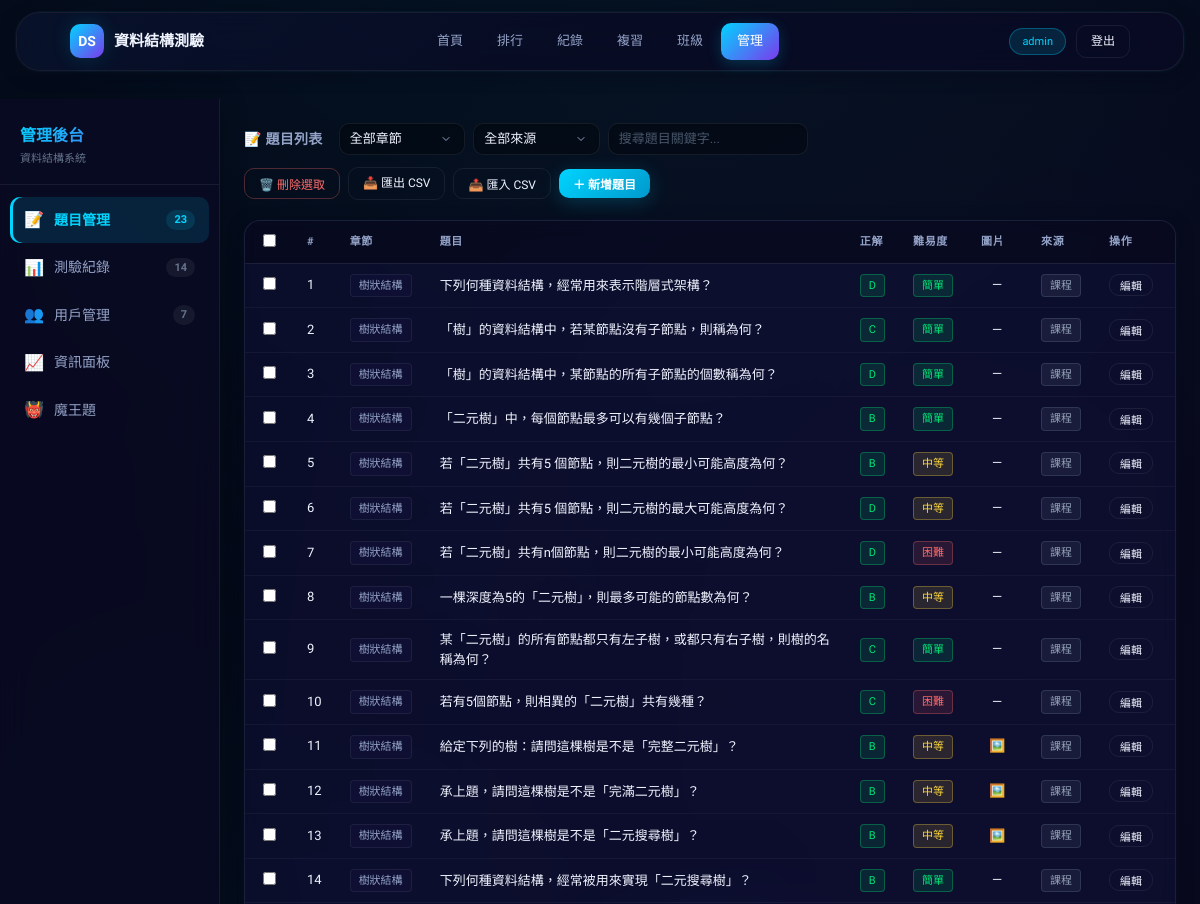
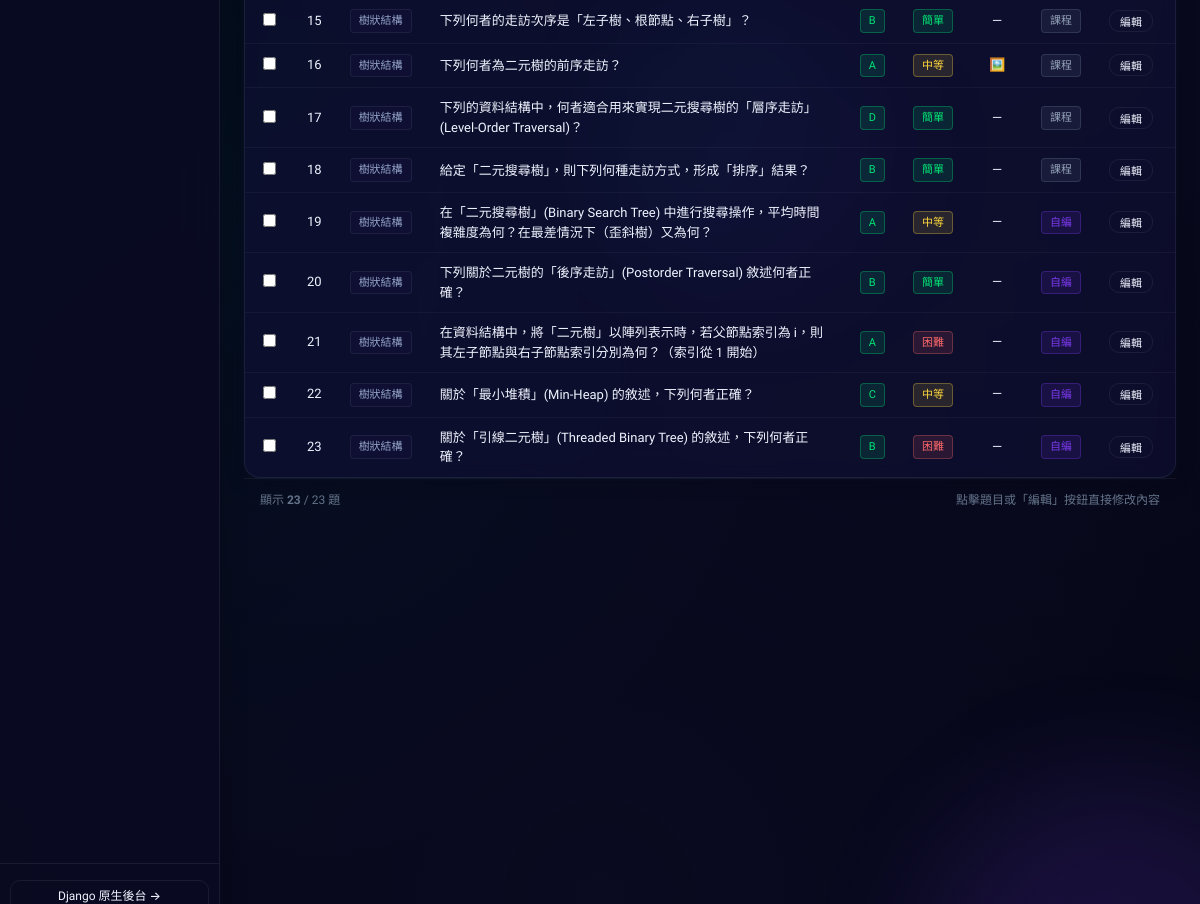
Page /admin-panel/ (signed in) on the committed database (2 pictures, top to bottom).
### quiz_app/models.py (models this page shows, shortened)
class User(AbstractUser):
    nickname = models.CharField(max_length=50, blank=True, verbose_name='暱稱')
    student_class = models.CharField(max_length=50, blank=True, null=True, verbose_name='班級')
    is_teacher = models.BooleanField(default=False, verbose_name='教師身分')
    class Meta:
        verbose_name = '使用者'
        verbose_name_plural = '使用者'

class Question(models.Model):
    DIFFICULTY_CHOICES = [
        ('easy', '簡單'),
        ('medium', '中等'),
        ('hard', '困難'),
    ]
    chapter = models.CharField(max_length=50, verbose_name='章節')
    question_number = models.IntegerField(verbose_name='題號')
    question_text = models.TextField(verbose_name='題目')
    question_image = models.ImageField(
        upload_to='quiz_app/images/',
        blank=True,
        null=True,
        verbose_name='題目圖片'
    )
    option_a = models.CharField(max_length=500, verbose_name='選項A')
    option_b = models.CharField(max_length=500, verbose_name='選項B')
    option_c = models.CharField(max_length=500, verbose_name='選項C')
    option_d = models.CharField(max_length=500, blank=True, null=True, verbose_name='選項D')
    option_e = models.CharField(max_length=500, blank=True, null=True, verbose_name='選項E')
    correct_answer = models.CharField(max_length=1, verbose_name='正確答案')
    difficulty = models.CharField(
        max_length=10,
        choices=DIFFICULTY_CHOICES,
        default='medium',
        verbose_name='難易度'
    )
    sequence_group = models.CharField(
        max_length=50,
        blank=True,
        null=True,
        verbose_name='連貫題組別',
        help_text='同一組別的題目會保持順序'
    )
    is_new = models.BooleanField(default=False, verbose_name='自編題目')
    source_note = models.CharField(
        max_length=200, blank=True, verbose_name='題目來源',
        help_text='若為自編題目，請註明來源或設計說明'
    )
    explanation = models.TextField(
        blank=True, verbose_name='題目詳解',
        help_text='作答後顯示的詳細解析，說明為什麼正確答案是對的'
    )
    error_count = models.IntegerField(default=0, verbose_name='累計錯誤次數')
    total_attempt_count = models.IntegerField(default=0, verbose_name='累計答題次數')
    class Meta:
        verbose_name = '題目'
        verbose_name_plural = '題目'
        unique_together = ['chapter', 'question_number']
        ordering = ['chapter', 'question_number']

### quiz_app/views.py (the view)
# urls.py: path('admin-panel/', views.admin_panel, name='admin_panel'),
def admin_panel(request):
    if not request.user.is_authenticated or not request.user.is_staff:
        messages.error(request, '你不是管理員')
        return redirect('home')
    raw_chapters = list(Question.objects.values_list('chapter', flat=True))
    unique_chapters = sorted(set(raw_chapters))
    total_questions = Question.objects.count()
    new_questions = Question.objects.filter(is_new=True).count()
    total_users = User.objects.count()
    total_records = QuizRecord.objects.count()
    chapters_data = []
    for ch in unique_chapters:
        count = Question.objects.filter(chapter=ch).count()
        chapters_data.append({
            'chapter': ch,
            'count': count,
        })
    questions = []
    for q in Question.objects.all().order_by('question_number'):
        questions.append({
            'id': q.id,
            'chapter': q.chapter,
            'number': q.question_number,
            'text': q.question_text[:80] + '...' if len(q.question_text) > 80 else q.question_text,
            'option_a': q.option_a[:30] + '...' if q.option_a and len(q.option_a) > 30 else (q.option_a or ''),
            'option_b': q.option_b[:30] + '...' if q.option_b and len(q.option_b) > 30 else (q.option_b or ''),
            'option_c': q.option_c[:30] + '...' if q.option_c and len(q.option_c) > 30 else (q.option_c or ''),
            'option_d': q.option_d[:30] + '...' if q.option_d and len(q.option_d) > 30 else (q.option_d or ''),
            'option_e': q.option_e[:30] + '...' if q.option_e and len(q.option_e) > 30 else (q.option_e or ''),
            'correct_answer': q.correct_answer,
            'difficulty': q.get_difficulty_display(),
            'is_new': q.is_new,
            'has_image': bool(q.question_image),
        })
    records = QuizRecord.objects.all().order_by('-created_at')[:20]
    records_data = []
    for r in records:
        records_data.append({
            'id': r.id,
            'user': str(r.user.nickname or r.user.username),
            'chapter': r.chapter,
            'score': r.score,
            'correct_count': r.correct_count,
            'total': r.total_questions,
            'time_spent': r.time_spent,
            'is_sr': r.is_sr,
            'date': r.created_at.strftime('%m/%d %H:%M'),
        })
    class_list = (
        User.objects
        .filter(student_class__isnull=False)
        .exclude(student_class='')
        .values('student_class')
        .annotate(count=models.Count('id'))
        .order_by('student_class')
    )
    info_users = User.objects.all().order_by('username').values('id', 'username', 'nickname')
    info_questions = Question.objects.all().order_by('chapter', 'question_number').values('id', 'chapter', 'question_number', 'question_text')
    return render(request, 'quiz_app/admin_panel.html', {
        'chapters': chapters_data,
        'questions': questions,
        'records': records_data,
        'users': User.objects.all().order_by('username'),
        'total_questions': total_questions,
        'new_questions': new_questions,
        'total_users': total_users,
        'total_records': total_records,
        'class_list': class_list,
        'info_users': info_users,
        'info_questions': info_questions,
    })

### quiz_app/templates/quiz_app/admin_panel.html (shortened to what this page needs)
<!DOCTYPE html>
<html lang="zh-Hant">
<head>
  {% load static %}
  <link rel="stylesheet" href="{% static 'quiz_app/css/style.css' %}"/>
</head>
<body>
  <div class="stars">
  </div>
  <div class="floating-orb"></div>
  <div class="floating-orb"></div>
<div class="app">
  <header class="header">
    <div class="header-inner">
      <a class="brand" href="{% url 'home' %}">
        <span class="brand-icon">DS</span>
        <span>資料結構測驗</span>
      </a>
      <nav class="nav" id="main-nav">
        <a class="nav-link" href="{% url 'home' %}">首頁</a>
        <a class="nav-link" href="{% url 'leaderboard' %}">排行</a>
        <a class="nav-link" href="{% url 'quiz_records' %}">紀錄</a>
        <a class="nav-link" href="{% url 'wrong_answers' %}">複習</a>
        {% if user.is_authenticated and user.is_teacher %}
        <a class="nav-link" href="{% url 'classroom_list' %}">班級</a>
        {% elif user.is_authenticated %}
        <a class="nav-link" href="{% url 'classroom_my' %}">班級</a>
        {% endif %}
        <a class="nav-link active" href="{% url 'admin_panel' %}">管理</a>
      </nav>
      <div class="header-meta">
        {% if user.is_authenticated %}
          <span class="tag tag-cyan" id="user-tag" onclick="openProfileModal()" style="cursor:pointer;" data-nickname="{{ user.nickname|default:'' }}" data-email="{{ user.email|default:'' }}" data-student-class="{{ user.student_class|default:'' }}">{{ user.nickname|default:user.username }}</span>
          <a href="{% url 'logout' %}" class="btn btn-sm btn-ghost">登出</a>
        {% endif %}
      </div>
    </div>
  </header>
  <main>
    <div class="admin-layout">
      <aside class="admin-sidebar" id="admin-sidebar">
        <div class="sidebar-header">
          <div class="sidebar-title">管理後台</div>
          <div class="sidebar-sub">資料結構系統</div>
        </div>
        <nav class="sidebar-nav" id="sidebar-nav">
          <a class="snav-item active" data-tab="questions" href="#">
            <span class="snav-icon">📝</span>
            <span class="snav-label">題目管理</span>
            <span class="snav-badge">{{ total_questions }}</span>
          </a>
          <a class="snav-item" data-tab="records" href="#">
            <span class="snav-icon">📊</span>
            <span class="snav-label">測驗紀錄</span>
            <span class="snav-badge">{{ total_records }}</span>
          </a>
          <a class="snav-item" data-tab="users" href="#">
            <span class="snav-icon">👥</span>
            <span class="snav-label">用戶管理</span>
            <span class="snav-badge">{{ total_users }}</span>
          </a>
          <a class="snav-item" data-tab="analytics" href="#">
            <span class="snav-icon">📈</span>
            <span class="snav-label">資訊面板</span>
          </a>
          <a class="snav-item" data-tab="boss" href="#">
            <span class="snav-icon">👹</span>
            <span class="snav-label">魔王題</span>
          </a>
        </nav>
        <div class="sidebar-footer">
          <a href="/admin/" class="btn btn-sm btn-ghost" style="width:100%;justify-content:center;" target="_blank">
            Django 原生後台 →
          </a>
        </div>
      </aside>
      <div class="admin-main">
        <div class="admin-tab active" id="tab-questions">
          <div class="admin-toolbar">
            <div class="admin-toolbar-left">
              <h3 class="section-title" style="margin:0;">📝 題目列表</h3>
              <div class="filter-group">
                <select class="input input-sm" id="chapter-filter" onchange="filterQuestions()">
                  <option value="">全部章節</option>
                </select>
                <select class="input input-sm" id="source-filter" onchange="filterQuestions()">
                  <option value="">全部來源</option>
                </select>
                <input class="input input-sm" id="search-input" type="text" placeholder="搜尋題目關鍵字..." oninput="filterQuestions()" style="width:200px;" autocomplete="off">
              </div>
            </div>
            <div class="admin-toolbar-right">
              <button class="btn btn-sm btn-ghost" onclick="batchDelete('question')" style="color:var(--coral);border-color:var(--coral-border);" id="q-batch-del" disabled>🗑️ 刪除選取</button>
              <a class="btn btn-sm btn-ghost" href="{% url 'export_questions_csv' %}">📥 匯出 CSV</a>
              <button class="btn btn-sm btn-ghost" onclick="openImportCsvModal()">📤 匯入 CSV</button>
              <button class="btn btn-primary btn-sm" onclick="openAddModal()">＋ 新增題目</button>
            </div>
          </div>
          <div class="admin-table-wrap">
            <table class="admin-table" id="question-table">
              <thead>
                <tr>
                  <th style="width:32px;"><input type="checkbox" onchange="toggleAll('q',this.checked)" title="全選"></th>
                  <th style="width:40px;">#</th>
                  <th style="width:70px;">章節</th>
                  <th>題目</th>
                  <th style="width:50px;">正解</th>
                  <th style="width:60px;">難易度</th>
                  <th style="width:60px;">圖片</th>
                  <th style="width:60px;">來源</th>
                  <th style="width:80px;">操作</th>
                </tr>
              </thead>
              <tbody>
                {% for q in questions %}
                <tr class="q-row" data-chapter="{{ q.chapter }}" data-source="{% if q.is_new %}new{% else %}teacher{% endif %}" data-search="{{ q.text|lower }}" onclick="openEditModal({{ q.id }})" style="cursor:pointer;">
                  <td style="width:32px;text-align:center;" onclick="event.stopPropagation();"><input type="checkbox" class="q-cb" value="{{ q.id }}" onchange="updateBatchBtn('q')"></td>
                  <td class="dim">{{ q.number }}</td>
                  <td><span class="tag tag-sm tag-indigo">{{ q.chapter|slice:"4:" }}</span></td>
                  <td class="q-text">{{ q.text }}</td>
                  <td><span class="tag tag-sm tag-green">{{ q.correct_answer }}</span></td>
                  <td>
                    {% if q.difficulty == '簡單' %}
                    <span class="tag tag-sm tag-green">簡單</span>
                    {% elif q.difficulty == '中等' %}
                    <span class="tag tag-sm tag-amber">中等</span>
                    {% else %}
                    <span class="tag tag-sm tag-red">困難</span>
                    {% endif %}
                  </td>
                  <td class="dim" style="text-align:center;">{% if q.has_image %}🖼️{% else %}—{% endif %}</td>
                  <td>{% if q.is_new %}<span class="tag tag-sm tag-purple">自編</span>{% else %}<span class="tag tag-sm tag-gray">課程</span>{% endif %}</td>
                  <td>
                    <button class="btn btn-sm btn-ghost" onclick="event.stopPropagation();openEditModal({{ q.id }})" style="padding:2px 10px;font-size:11px;">編輯</button>
                  </td>
                </tr>
                {% endfor %}
              </tbody>
            </table>
          </div>
          <div class="admin-table-footer" id="table-footer">
            <span class="dim">顯示 <strong id="shown-count">{{ questions|length }}</strong> / {{ questions|length }} 題</span>
            <span class="dim">點擊題目或「編輯」按鈕直接修改內容</span>
          </div>
        </div>
        </div>
    </div>
  </main>
</body>
</html>

### rows in the picture
User: nickname "admin"
Question: chapter "樹狀結構", text "下列何種資料結構，經常用來表示階層式架構？"
Question: chapter "樹狀結構", text "「樹」的資料結構中，若某節點沒有子節點，則稱為何？"
Question: chapter "樹狀結構", text "「樹」的資料結構中，某節點的所有子節點的個數稱為何？"
Question: chapter "樹狀結構", text "「二元樹」中，每個節點最多可以有幾個子節點？"
Question: chapter "樹狀結構", text "若「二元樹」共有5 個節點，則二元樹的最小可能高度為何？"
Question: chapter "樹狀結構", text "若「二元樹」共有5 個節點，則二元樹的最大可能高度為何？"
Question: chapter "樹狀結構", text "若「二元樹」共有n個節點，則二元樹的最小可能高度為何？"
Question: chapter "樹狀結構", text "一棵深度為5的「二元樹」，則最多可能的節點數為何？"
Question: chapter "樹狀結構", text "某「二元樹」的所有節點都只有左子樹，或都只有右子樹，則樹的名稱為何？"
Question: chapter "樹狀結構", text "若有5個節點，則相異的「二元樹」共有幾種？"
Question: chapter "樹狀結構", text "給定下列的樹：請問這棵樹是不是「完整二元樹」？"
Question: chapter "樹狀結構", text "承上題，請問這棵樹是不是「完滿二元樹」？"
Question: chapter "樹狀結構", text "承上題，請問這棵樹是不是「二元搜尋樹」？"
Question: chapter "樹狀結構", text "下列何種資料結構，經常被用來實現「二元搜尋樹」？"
Question: chapter "樹狀結構", text "下列何者的走訪次序是「左子樹、根節點、右子樹」？"
Question: chapter "樹狀結構", text "下列何者為二元樹的前序走訪？"
Question: chapter "樹狀結構", text "下列的資料結構中，何者適合用來實現二元搜尋樹的「層序走訪」(Level-Order Traversal)？"
Question: chapter "樹狀結構", text "給定「二元搜尋樹」，則下列何種走訪方式，形成「排序」結果？"
Question: chapter "樹狀結構", text "在「二元搜尋樹」(Binary Search Tree) 中進行搜尋操作，平均時間複雜度為何？在最差情況下（歪斜樹）又為何？"
Question: chapter "樹狀結構", text "下列關於二元樹的「後序走訪」(Postorder Traversal) 敘述何者正確？"
Question: chapter "樹狀結構", text "在資料結構中，將「二元樹」以陣列表示時，若父節點索引為 i，則其左子節點與右子節點索引分別為何？（索引從 1 開始）"
Question: chapter "樹狀結構", text "關於「最小堆積」(Min-Heap) 的敘述，下列何者正確？"
Question: chapter "樹狀結構", text "關於「引線二元樹」(Threaded Binary Tree) 的敘述，下列何者正確？"

### other values in the picture
{{ total_questions }} "23"
{{ total_records }} "14"
{{ total_users }} "7"
{{ q.number }} "1" "2" "3" "4" "5" "6" "7" "8" "9" "10" "11" "12" "13" "14" "15" "16" "17" "18" "19" "20" "21" "22" "23"
{{ q.correct_answer }} "D" "C" "D" "B" "B" "D" "D" "B" "C" "C" "B" "B" "B" "B" "B" "A" "D" "B" "A" "B" "A" "C" "B"
{{ questions|length }} "23"
